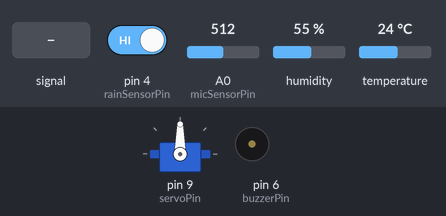
Simulated run of this sketch. Board: Arduino Uno, built with avr-gcc and run on an emulated ATmega328P. On the bench: servo, buzzer (waves = sounding, pin HIGH). The inputs (shaded band) are chosen by the test bench; at power-on: pin 4 (rainSensorPin) HIGH, A0 (micSensorPin) = 512, humidity 55 %, temperature 24 °C. WiFi joins after 1.5 s; servers stay silent unless stated.

Above: at 3.0 s.
3.1 s: pin 4 (rainSensorPin) driven LOW
At 4.8 s:
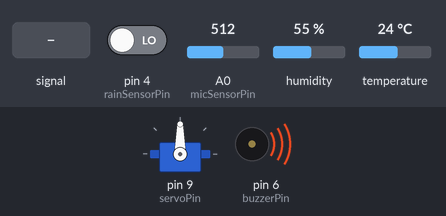
7.6 s: A0 (micSensorPin) set to 475
At 9.2 s:
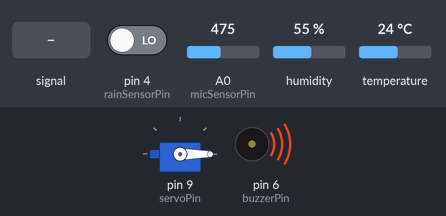
14.2 s: A0 (micSensorPin) fed a 50 Hz sine of ±306 counts around its level
At 15.8 s:
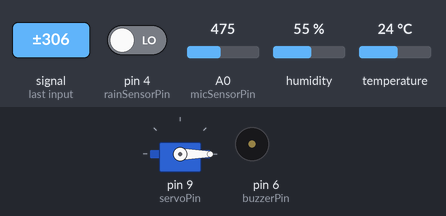
22.3 s: A0 (micSensorPin) set to 500
Timing chart, 0 to 28.0 s (numbered marks = the images above; inputs shaded):
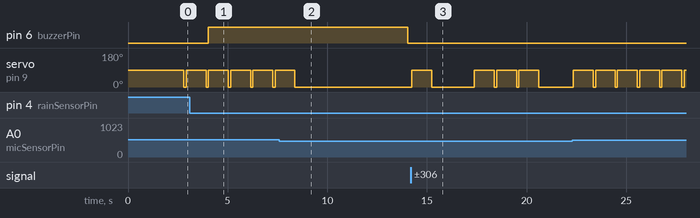

The sketch:

Final_code.ino
```cpp
#include <Servo.h>
#include <SoftwareSerial.h>
#include <BlynkSimpleStream.h>
#include <DHT.h>

#define BLYNK_TEMPLATE_ID "TMPL68NZqdz_L"
#define BLYNK_TEMPLATE_NAME "LED"
#define BLYNK_AUTH_TOKEN "coGs4EVJ7hA27DC4PA45SyySAVXbKOQk"
#define BLYNK_PRINT SwSerial

SoftwareSerial SwSerial(10, 11);

const int rainSensorPin = 4;
const int micSensorPin = A0;
const int buzzerPin = 6;
const int servoPin = 9;
Servo myServo;
bool isRainDetected = false;
unsigned long startTime = 0;
const unsigned long alarmDuration = 10000;

#define DHTPIN 3
#define DHTTYPE DHT11

DHT dht(DHTPIN, DHTTYPE);
BlynkTimer timer;

void sendSensor()
{
  float h = dht.readHumidity();
  float t = dht.readTemperature();

  if (isnan(h) || isnan(t))
  {
    SwSerial.println("Failed to read from DHT sensor!");
    return;
  }
  Blynk.virtualWrite(V1, h);
  Blynk.virtualWrite(V0, t);
}

void setup()
{
  pinMode(rainSensorPin, INPUT);
  pinMode(micSensorPin, INPUT);
  pinMode(buzzerPin, OUTPUT);
  pinMode(servoPin, OUTPUT);
  myServo.attach(servoPin);

  SwSerial.begin(115200);
  Serial.begin(9600);
  Blynk.begin(Serial, BLYNK_AUTH_TOKEN);

  dht.begin();

  timer.setInterval(1000L, sendSensor);
}

void loop()
{
  int rainValue = digitalRead(rainSensorPin);
  int micValue = analogRead(micSensorPin);

  if (rainValue == LOW)
  {
    if (!isRainDetected)
    {
      isRainDetected = true;
      startTime = millis();
    }
  }
  else
  {
    isRainDetected = false;
  }

  if (isRainDetected && (millis() - startTime <= alarmDuration))
  {
    digitalWrite(buzzerPin, HIGH);
    Blynk.logEvent("urinate");
  }
  else
  {
    digitalWrite(buzzerPin, LOW);
  }

  if (micValue > 490)
  {
    myServo.write(90);
    delay(1000);
    myServo.write(0);
    Blynk.logEvent("crying");
  }

  delay(100);

  Blynk.run();
  timer.run();
}
```

Measured:
- the behaviour switches between 491 and 490 on A0 (micSensorPin) (found by bisection; images 1 and 2)
- after the input at 3.1 s, pin 6 (buzzerPin): LOW → HIGH after 0.93 s
- after the input at 7.6 s, servo on pin 9 (servoPin): goes on until 8.4 s, then stays 0°
- after the input at 14.2 s, servo on pin 9 (servoPin): 0° → 90° after 0.05 s, → 0° 1.0 s later, → 90° 2.1 s later, → 0° 1.0 s later, … (8 changes in this stretch)
- by itself, servo on pin 9 (servoPin): alternates 90° for 1.0 s and 0° for 0.11 s
